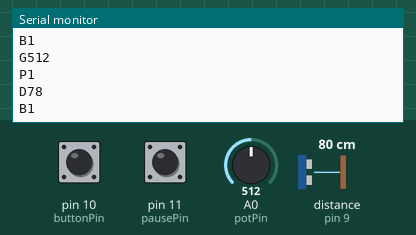
Simulated run of this sketch. Board: Arduino Uno, built with avr-gcc and run on an emulated ATmega328P. Shown: the last lines printed to the serial monitor. Wiring (inferred from the names in the program): ultrasonic range finder: trigger pin 8; echo pin 9. The inputs (shaded band) are chosen by the test bench; at power-on: distance to the obstacle (sensor on pin 9) 80 cm, A0 (potPin) = 512, pin 10 (buttonPin) HIGH, pin 11 (pausePin) HIGH. The echo pulse lasts 58.3 µs per cm.

Above: at 1.2 s.
1.3 s: distance to the obstacle (sensor on pin 9) set to 2 cm
At 2.4 s:
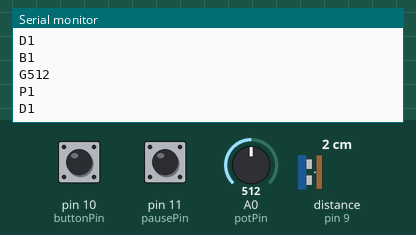
2.8 s: A0 (potPin) set to 716
At 3.6 s:
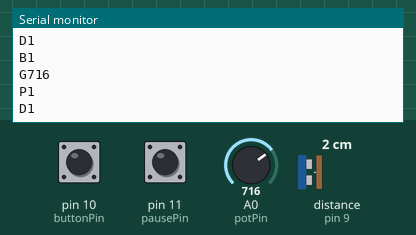
4.3 s: pin 10 (buttonPin) pulled LOW for 0.15 s
5.9 s: pin 11 (pausePin) pulled LOW for 0.15 s
7.5 s: distance to the obstacle (sensor on pin 9) set to 4 cm
At 8.3 s:
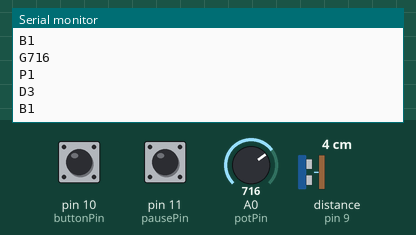
9.0 s: A0 (potPin) set to 900
At 9.6 s:
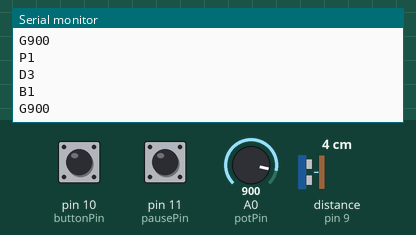
Timing chart, 0 to 11.5 s (numbered marks = the images above; inputs shaded):
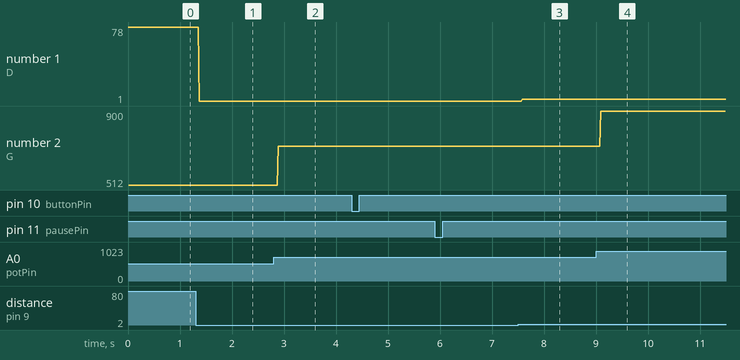

The sketch:

game_controller.ino
```cpp
const int trigPin1 = 8; // Trigger Pin of Ultrasonic Sensor
const int echoPin1 = 9; // Echo Pin of Ultrasonic Sensor
const int buttonPin = 10;  // Push button pin number
const int pausePin = 11;  // Push button pin number
//const int ledPin = LED_BUILTIN;    // the number of the LED pin for testing purpose
const int potPin = A0; //Potentiometer pin number

long duration1;
int distance1;

int buttonState = 0;  // variable for reading the pushbutton status
int pauseState = 1; // variable for reading the pause button

void setup() {
  // put your setup code here, to run once:
  Serial.begin(9600); // Starting Serial Terminal
  pinMode(trigPin1, OUTPUT);
  pinMode(echoPin1, INPUT);
  pinMode(buttonPin, INPUT_PULLUP);
  pinMode(pausePin, INPUT_PULLUP);
}

void loop() {
  // put your main code here, to run repeatedly:

  // read the state of the pushbutton and potentiometer value:
  buttonState = digitalRead(buttonPin);
  pauseState = digitalRead(pausePin);
  int val = analogRead(potPin);

  digitalWrite(trigPin1, LOW);
  delayMicroseconds(5);
  digitalWrite(trigPin1, HIGH);
  delayMicroseconds(10);
  digitalWrite(trigPin1, LOW);

  duration1 = pulseIn(echoPin1, HIGH);

  distance1 = duration1 * 0.034 / 2;

  Serial.print("D");
  Serial.println(distance1);
  Serial.print("B");
  Serial.println(buttonState);
  Serial.print("G");
  Serial.println(val);
  Serial.print("P");
  Serial.println(pauseState);

  //Serial.println("");
  //Serial.write(distVal);
  //Serial.write(buttonVal);
  //Serial.write(potVal);
}
```

Measured:
- after the input at 1.3 s, the serial monitor: prints a new line after 0.07 s (image 1)
- after the input at 2.8 s, the serial monitor: prints a new line after 0.09 s (image 2)
- after the input at 7.5 s, the serial monitor: prints a new line after 0.08 s (image 3)
- after the input at 9.0 s, the serial monitor: prints a new line after 0.09 s (image 4)
- plotted number 1: 1 → 3 after the input at 7.5 s
- plotted number 2: 512 → 716 after the input at 2.8 s, 716 → 900 after the input at 9.0 s
